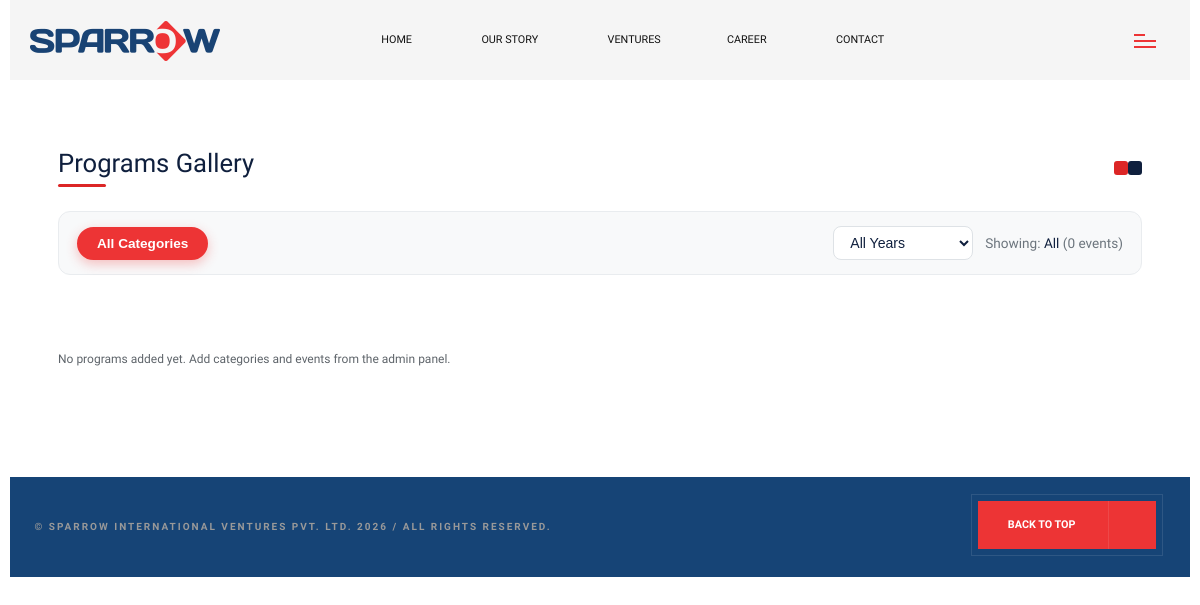
The page /programs/ on the database as committed earlier.
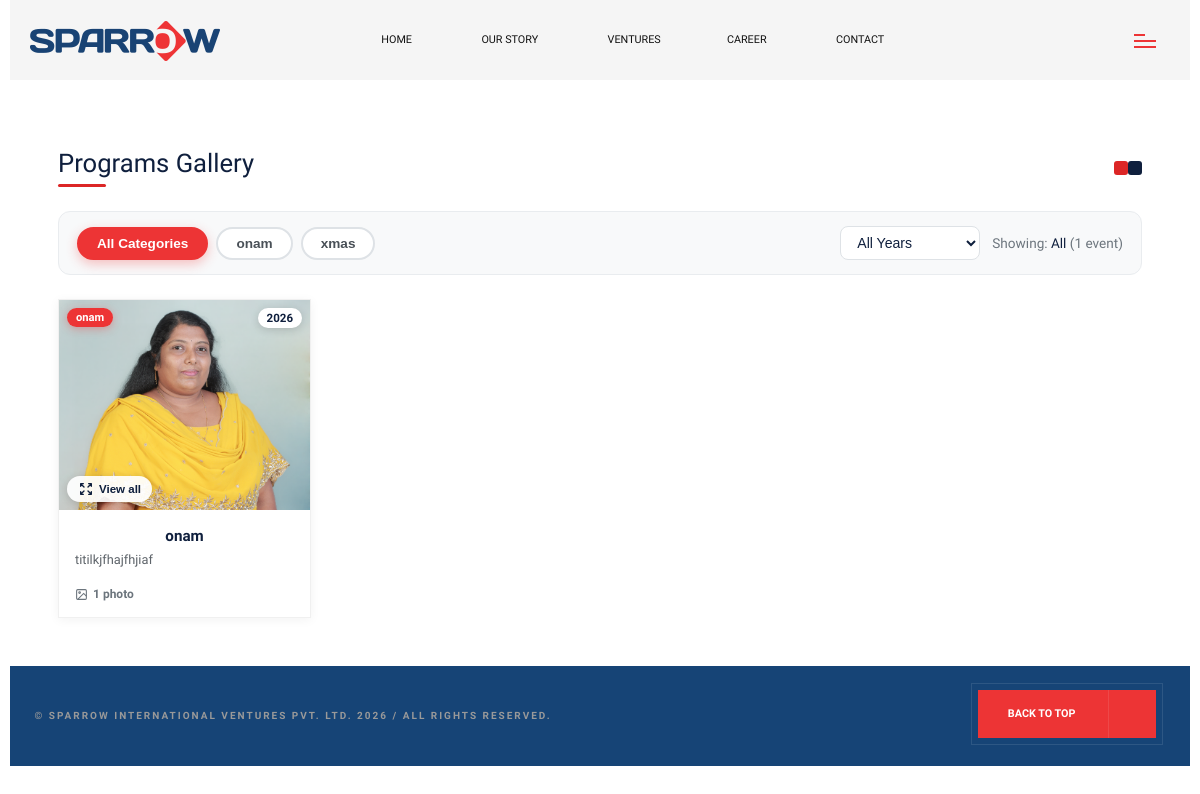
The same page on the database as committed later.
### main/models.py (models this page shows, shortened)
class ProgramCategory(models.Model):
    name = models.CharField(max_length=100, unique=True,
        help_text="Category name e.g. Onam, Christmas, Sports Day")
    slug = models.SlugField(max_length=100, unique=True,
        help_text="Auto-filled from name. Used in URLs.")
    cover_image = models.ImageField(upload_to='program_categories/', blank=True, null=True,
        help_text="Optional cover image shown on the category card")
    description = models.TextField(blank=True,
        help_text="Short description of this category (optional)")
    order = models.IntegerField(default=0, help_text="Display order")
    is_active = models.BooleanField(default=True)
    created_at = models.DateTimeField(auto_now_add=True)
    class Meta:
        ordering = ['order', 'name']
        verbose_name = "Program Category"
        verbose_name_plural = "Program Categories"

class ProgramImage(models.Model):
    IMAGE = 'image'
    VIDEO = 'video'
    MEDIA_TYPE_CHOICES = [(IMAGE, 'Photo'), (VIDEO, 'Video')]
    event = models.ForeignKey(ProgramEvent, on_delete=models.CASCADE,
        related_name='images', help_text="Which event this item belongs to")
    image = models.FileField(
        "Photo or Video",
        upload_to=program_media_upload_to, blank=True, null=True,
        validators=[FileExtensionValidator(IMAGE_EXTENSIONS + VIDEO_EXTENSIONS)],
        help_text="Upload a photo (jpg/png/webp) or a video (mp4/webm/mov).")
    video_url = models.URLField("YouTube / Vimeo link", blank=True,
        help_text="Optional: use instead of uploading a big video.")
    media_type = models.CharField(max_length=10, choices=MEDIA_TYPE_CHOICES,
        default=IMAGE, editable=False)          # set automatically in save()
    caption = models.CharField(max_length=200, blank=True,
        help_text="Optional caption")
    order = models.IntegerField(default=0, help_text="Display order within event")
    is_active = models.BooleanField(default=True)
    created_at = models.DateTimeField(auto_now_add=True)
    class Meta:
        ordering = ['order', 'created_at']
        verbose_name = "Program Photo / Video"
        verbose_name_plural = "Program Photos & Videos"
    def save(self, *args, **kwargs):
        self.media_type = self._detect_type()
        super().save(*args, **kwargs)
    @property
    def is_video(self):
        return self.media_type == self.VIDEO

class ProgramEvent(models.Model):
    category = models.ForeignKey(ProgramCategory, on_delete=models.CASCADE,
        related_name='events', help_text="Which category this event belongs to")
    title = models.CharField(max_length=200, help_text="Event title e.g. 'Onam Celebrations 2024'")
    description = models.TextField(blank=True, help_text="Short description (optional)")
    year = models.IntegerField(
        validators=[MinValueValidator(2000), MaxValueValidator(2100)],
        default=current_year,
        help_text="Year the event took place"
    )
    cover_image = models.ImageField(upload_to='program_events/', blank=True, null=True,
        help_text="Cover image for this event card (if blank, the first photo is used)")
    order = models.IntegerField(default=0, help_text="Display order within category")
    is_active = models.BooleanField(default=True)
    created_at = models.DateTimeField(auto_now_add=True)
    updated_at = models.DateTimeField(auto_now=True)
    class Meta:
        ordering = ['-year', 'order', 'title']
        verbose_name = "Program Event"
        verbose_name_plural = "Program Events"
    @property
    def active_media(self):
        return self.images.filter(is_active=True).order_by('order', 'created_at')
    @property
    def active_images(self):
        return self.active_media.filter(media_type=ProgramImage.IMAGE)
    @property
    def active_videos(self):
        return self.active_media.filter(media_type=ProgramImage.VIDEO)
    @property
    def image_count(self):
        return self.active_images.count()
    @property
    def video_count(self):
        return self.active_videos.count()

### main/views.py (the view)
# urls.py: path('programs/', views.programs_gallery, name='programs_gallery'),
def programs_gallery(request):
    selected_cat  = request.GET.get('category', '')
    selected_year = request.GET.get('year', '')
    categories_qs = ProgramCategory.objects.filter(is_active=True).prefetch_related(
        'events__images'
    ).order_by('order', 'name')
    all_years = (
        ProgramEvent.objects
        .filter(is_active=True, category__is_active=True)
        .values_list('year', flat=True)
        .distinct()
        .order_by('-year')
    )
    events_qs = ProgramEvent.objects.filter(
        is_active=True, category__is_active=True
    ).select_related('category').prefetch_related('images')
    if selected_cat:
        events_qs = events_qs.filter(category__slug=selected_cat)
    if selected_year and selected_year.isdigit():
        events_qs = events_qs.filter(year=int(selected_year))
    events_qs = events_qs.order_by('-year', 'order')
    context = {
        'page_title': 'Programs Gallery - Sparrow International',
        'active_page': 'programs',
        'categories': categories_qs,
        'events': events_qs,
        'all_years': all_years,
        'selected_cat': selected_cat,
        'selected_year': selected_year,
        'total_count': events_qs.count(),
    }
    return render(request, 'programs_gallery.html', context)

### templates/programs_gallery.html (shortened to what this page needs)
{% extends 'base.html' %}
{% load static %}
{% block content %}
<section class="pg-page-section py-5">
  <div class="container-fluid px-4 px-lg-5">
    <div class="d-flex align-items-center justify-content-between mb-4">
      <div>
        <h2 class="pg-page-title fw-bold mb-1">Programs Gallery</h2>
        <div class="pg-title-underline"></div>
      </div>
      <div class="d-none d-md-flex gap-1">
        <span class="pg-dot pg-dot-red"></span>
        <span class="pg-dot pg-dot-navy"></span>
      </div>
    </div>
    <div class="pg-filter-bar mb-4">
      <div class="pg-category-pills">
        <button class="pg-cat-btn {% if not selected_cat %}active{% endif %}" data-cat="">All Categories</button>
        {% for cat in categories %}
        <button class="pg-cat-btn {% if selected_cat == cat.slug %}active{% endif %}" data-cat="{{ cat.slug }}">{{ cat.name }}</button>
        {% endfor %}
      </div>
      <div class="pg-filter-right">
        <select id="pgYearFilter" class="pg-year-select">
          <option value="">All Years</option>
        </select>
        <span class="pg-count-text">
          Showing: <strong id="pgCountLabel">All</strong>
          <span id="pgCountBadge">({{ total_count }} event{{ total_count|pluralize }})</span>
        </span>
      </div>
    </div>
    <div class="row g-4" id="pgGrid">
      {% for event in events %}
      {% with items=event.active_media %}
      <div class="col-12 col-sm-6 col-lg-4 col-xl-3 pg-card-col"
           data-year="{{ event.year }}"
           data-cat="{{ event.category.slug }}">
        <div class="pg-card bg-white rounded-3 overflow-hidden h-100">
          <div class="pg-slider" data-event="{{ event.pk }}">
            <div class="pg-slides">
              {% for it in items %}
                {% if it.is_video %}
                <div class="pg-slide pg-slide-video"
                     data-lb="{{ event.pk }}"
                     data-lb-index="{% if event.cover_image %}{{ forloop.counter }}{% else %}{{ forloop.counter0 }}{% endif %}"
                     title="Click to watch with sound">
                  {% if it.is_embed %}
                  {% if it.thumbnail_url %}<img src="{{ it.thumbnail_url }}" alt="{{ it.caption|default:event.title }}" loading="lazy">{% endif %}<iframe class="pg-card-embed" data-src="{{ it.card_embed_url }}" allow="autoplay; encrypted-media" tabindex="-1" title="{{ it.caption|default:event.title }}"></iframe>
                  {% else %}
                  <video src="{{ it.video_src }}#t=0.1" preload="metadata" muted loop playsinline disablepictureinpicture></video>
                  {% endif %}
                  <span class="pg-play-icon" aria-hidden="true">&#9654;</span>
                </div>
                {% else %}
                <div class="pg-slide"><img src="{{ it.image.url }}" alt="{{ it.caption|default:event.title }}" loading="lazy"></div>
                {% endif %}
              {% endfor %}
            </div>
            <span class="pg-year-badge">{{ event.year }}</span>
            <span class="pg-cat-badge">{{ event.category.name }}</span>
            <button class="pg-lightbox-btn" data-lb="{{ event.pk }}" aria-label="View all photos and videos">
              <svg width="16" height="16" fill="none" viewBox="0 0 24 24" stroke="currentColor" stroke-width="2">
                <path stroke-linecap="round" stroke-linejoin="round" d="M4 8V4m0 0h4M4 4l5 5m11-1V4m0 0h-4m4 0l-5 5M4 16v4m0 0h4m-4 0l5-5m11 5l-5-5m5 5v-4m0 4h-4"/>
              </svg>
              View all
            </button>
          </div>
          <div class="p-3">
            <h6 class="pg-card-title mb-1">{{ event.title }}</h6>
            {% if event.description %}
              <p class="pg-card-desc text-muted small mb-2">{{ event.description }}</p>
            {% endif %}
            <div class="pg-card-meta">
              <span class="pg-img-count">
                <svg width="13" height="13" fill="none" viewBox="0 0 24 24" stroke="currentColor" stroke-width="2">
                  <rect x="3" y="3" width="18" height="18" rx="2"/><circle cx="8.5" cy="8.5" r="1.5"/><polyline points="21 15 16 10 5 21"/>
                </svg>
                {{ event.image_count }} photo{{ event.image_count|pluralize }}
              </span>
            </div>
          </div>
        </div>
      </div>
      {% endwith %}
      {% empty %}
      <div class="col-12 text-center py-5">
        <p class="text-muted">No programs added yet. Add categories and events from the admin panel.</p>
      </div>
      {% endfor %}
    </div>
  </div>
</section>
{% endblock %}

### templates/base.html (shortened to what this page needs)
{% load static %}
<!DOCTYPE HTML>
<html lang="en">
<head>
    <link rel="stylesheet" href="{% static 'css/plugins.css' %}">
    <link rel="stylesheet" href="{% static 'css/style.css' %}">
    <link rel="stylesheet" href="{% static 'css/map-style.css' %}">
</head>
<body>
<div id="main">
    <div class="header-top">
        <div class="container">
            <a class="top-header-logo" href="{% url 'main:home' %}"></a>
            <div class="nav-button-wrap">
                <div class="nav-button">
                    <span></span><span></span><span></span>
                </div>
            </div>
            <div class="nav-special" style="display:flex; justify-content:center; gap:15px;">
                <div class="share-button {% if request.resolver_match.url_name == 'home' %}active{% endif %}">
                    <a href="{% url 'main:home' %}"
                       style="text-decoration:none; color:inherit; display:inline-flex; align-items:center; gap:6px;">
                        <span>Home</span>
                        <i class="fa-light fa-house"></i>
                    </a>
                </div>
                <div class="share-button {% if request.resolver_match.url_name == 'about' %}active{% endif %}">
                    <a href="{% url 'main:about' %}"
                       style="text-decoration:none; color:inherit; display:inline-flex; align-items:center; gap:6px;">
                        <span>Our Story</span>
                        <i class="fa-light fa-user"></i>
                    </a>
                </div>
                <div class="share-button showshare {% if request.resolver_match.namespace == 'ventures' %}active{% endif %}">
                    <span>Ventures</span>
                    <i class="fa-light fa-briefcase"></i>
                </div>
                <div class="share-button {% if request.resolver_match.url_name == 'career' %}active{% endif %}">
                    <a href="{% url 'main:career' %}"
                       style="text-decoration:none; color:inherit; display:inline-flex; align-items:center; gap:6px;">
                        <span>Career</span>
                        <i class="fa-light fa-user-tie"></i>
                    </a>
                </div>
                <div class="share-button {% if request.resolver_match.url_name == 'contact' %}active{% endif %}">
                    <a href="{% url 'main:contact' %}"
                       style="text-decoration:none; color:inherit; display:inline-flex; align-items:center; gap:6px;">
                        <span>Contact</span>
                        <i class="fa-light fa-envelope"></i>
                    </a>
                </div>
            </div>
        </div>
    </div>
    <header class="main-header">
        <div class="header-container">
            <div class="header-inner">
                <a href="{% url 'main:home' %}" class="logo-holder">
                    {% if site_settings.logo %}
                        <img src="{{ site_settings.logo.url }}" alt="{{ site_settings.site_name }}">
                    {% else %}
                        <img src="{% static 'images/logo3.png' %}" alt="Logo">
                    {% endif %}
                </a>
            </div>
        </div>
    </header>
    <div class="wrapper">
        {% block content %}{% endblock %}
        {% block footer %}
                <footer class="main-footer">
                    <div class="subbfooter">
                        <div class="container">
                            <div class="policy-box">
                                <span> &#169;  Sparrow International Ventures Pvt. Ltd. 2026  /  All rights reserved. </span>
                            </div>
                            <div class="to-top-btn to-top">Back to top<i class="fal fa-long-arrow-up"></i></div>
                        </div>
                    </div>
                </footer>
        {% endblock footer %}
    </div>
</div>
</body>
</html>

Rows that differ between the two databases and show on the page:
added ProgramCategory: name "onam"
added ProgramCategory: name "xmas"
added ProgramEvent: year "2026", category.name "onam", title "onam", description "titilkjfhajfhjiaf", image_count "1"
added ProgramImage: image (picture)
Other text that changed with them:
{{ total_count }}: "0" → "1"
text no longer shown: "No programs added yet. Add categories and events from the admin panel."
